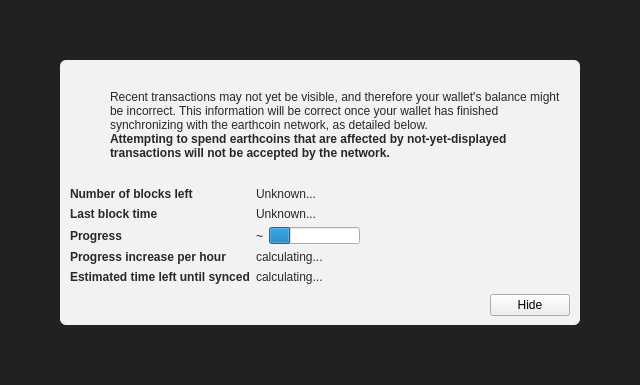
<?xml version="1.0" encoding="UTF-8"?>
<ui version="4.0">
 <class>ModalOverlay</class>
 <widget class="ModalOverlay" name="ModalOverlay">
  <property name="geometry">
   <rect>
    <x>0</x>
    <y>0</y>
    <width>640</width>
    <height>385</height>
   </rect>
  </property>
  <property name="windowTitle">
   <string>Form</string>
  </property>
  <layout class="QVBoxLayout" name="verticalLayout" stretch="0">
   <property name="sizeConstraint">
    <enum>QLayout::SetDefaultConstraint</enum>
   </property>
   <property name="leftMargin">
    <number>0</number>
   </property>
   <property name="topMargin">
    <number>0</number>
   </property>
   <property name="rightMargin">
    <number>0</number>
   </property>
   <property name="bottomMargin">
    <number>0</number>
   </property>
   <item>
    <widget class="QWidget" name="bgWidget" native="true">
     <property name="styleSheet">
      <string notr="true">#bgWidget { background: rgba(0,0,0,220); }</string>
     </property>
     <layout class="QVBoxLayout" name="verticalLayoutMain" stretch="1">
      <property name="leftMargin">
       <number>60</number>
      </property>
      <property name="topMargin">
       <number>60</number>
      </property>
      <property name="rightMargin">
       <number>60</number>
      </property>
      <property name="bottomMargin">
       <number>60</number>
      </property>
      <item>
       <widget class="QWidget" name="contentWidget" native="true">
        <property name="styleSheet">
         <string notr="true">#contentWidget { background: rgba(255,255,255,240); border-radius: 6px; }

QLabel { color: rgb(40,40,40);  }</string>
        </property>
        <layout class="QVBoxLayout" name="verticalLayoutSub" stretch="1,0,0,0">
         <property name="spacing">
          <number>0</number>
         </property>
         <property name="leftMargin">
          <number>10</number>
         </property>
         <property name="topMargin">
          <number>10</number>
         </property>
         <property name="rightMargin">
          <number>10</number>
         </property>
         <property name="bottomMargin">
          <number>10</number>
         </property>
         <item>
          <layout class="QHBoxLayout" name="horizontalLayoutIconText" stretch="0,1">
           <property name="topMargin">
            <number>20</number>
           </property>
           <item>
            <layout class="QVBoxLayout" name="verticalLayoutIcon">
             <property name="leftMargin">
              <number>0</number>
             </property>
             <item>
              <widget class="QPushButton" name="warningIcon">
               <property name="enabled">
                <bool>false</bool>
               </property>
               <property name="text">
                <string/>
               </property>
               <property name="icon">
                <iconset>
                 <normaloff>:/icons/warning</normaloff>
                 <disabledoff>:/icons/warning</disabledoff>:/icons/warning</iconset>
               </property>
               <property name="iconSize">
                <size>
                 <width>48</width>
                 <height>48</height>
                </size>
               </property>
               <property name="flat">
                <bool>true</bool>
               </property>
              </widget>
             </item>
             <item>
              <spacer name="verticalSpacerWarningIcon">
               <property name="orientation">
                <enum>Qt::Vertical</enum>
               </property>
               <property name="sizeHint" stdset="0">
                <size>
                 <width>20</width>
                 <height>40</height>
                </size>
               </property>
              </spacer>
             </item>
            </layout>
           </item>
           <item>
            <layout class="QVBoxLayout" name="verticalLayoutInfoText">
             <property name="leftMargin">
              <number>0</number>
             </property>
             <property name="topMargin">
              <number>0</number>
             </property>
             <item>
              <widget class="QLabel" name="infoText">
               <property name="text">
                <string>Recent transactions may not yet be visible, and therefore your wallet's balance might be incorrect. This information will be correct once your wallet has finished synchronizing with the earthcoin network, as detailed below.</string>
               </property>
               <property name="textFormat">
                <enum>Qt::RichText</enum>
               </property>
               <property name="wordWrap">
                <bool>true</bool>
               </property>
              </widget>
             </item>
             <item>
              <widget class="QLabel" name="infoTextStrong">
               <property name="font">
                <font>
                 <weight>75</weight>
                 <bold>true</bold>
                </font>
               </property>
               <property name="text">
                <string>Attempting to spend earthcoins that are affected by not-yet-displayed transactions will not be accepted by the network.</string>
               </property>
               <property name="textFormat">
                <enum>Qt::RichText</enum>
               </property>
               <property name="wordWrap">
                <bool>true</bool>
               </property>
              </widget>
             </item>
             <item>
              <spacer name="verticalSpacerInTextSpace">
               <property name="orientation">
                <enum>Qt::Vertical</enum>
               </property>
               <property name="sizeHint" stdset="0">
                <size>
                 <width>20</width>
                 <height>40</height>
                </size>
               </property>
              </spacer>
             </item>
            </layout>
           </item>
          </layout>
         </item>
         <item>
          <spacer name="verticalSpacerAfterText">
           <property name="orientation">
            <enum>Qt::Vertical</enum>
           </property>
           <property name="sizeHint" stdset="0">
            <size>
             <width>20</width>
             <height>40</height>
            </size>
           </property>
          </spacer>
         </item>
         <item>
          <layout class="QFormLayout" name="formLayout">
           <property name="fieldGrowthPolicy">
            <enum>QFormLayout::FieldsStayAtSizeHint</enum>
           </property>
           <property name="horizontalSpacing">
            <number>6</number>
           </property>
           <property name="verticalSpacing">
            <number>6</number>
           </property>
           <property name="topMargin">
            <number>10</number>
           </property>
           <item row="0" column="0">
            <widget class="QLabel" name="labelNumberOfBlocksLeft">
             <property name="font">
              <font>
               <weight>75</weight>
               <bold>true</bold>
              </font>
             </property>
             <property name="text">
              <string>Number of blocks left</string>
             </property>
            </widget>
           </item>
           <item row="0" column="1">
            <widget class="QLabel" name="numberOfBlocksLeft">
             <property name="text">
              <string>Unknown...</string>
             </property>
            </widget>
           </item>
           <item row="1" column="0">
            <widget class="QLabel" name="labelLastBlockTime">
             <property name="font">
              <font>
               <weight>75</weight>
               <bold>true</bold>
              </font>
             </property>
             <property name="text">
              <string>Last block time</string>
             </property>
            </widget>
           </item>
           <item row="1" column="1">
            <widget class="QLabel" name="newestBlockDate">
             <property name="sizePolicy">
              <sizepolicy hsizetype="Maximum" vsizetype="Preferred">
               <horstretch>0</horstretch>
               <verstretch>0</verstretch>
              </sizepolicy>
             </property>
             <property name="text">
              <string>Unknown...</string>
             </property>
            </widget>
           </item>
           <item row="2" column="0">
            <widget class="QLabel" name="labelSyncDone">
             <property name="font">
              <font>
               <weight>75</weight>
               <bold>true</bold>
              </font>
             </property>
             <property name="text">
              <string>Progress</string>
             </property>
            </widget>
           </item>
           <item row="2" column="1">
            <layout class="QHBoxLayout" name="horizontalLayoutSync" stretch="0,1">
             <item>
              <widget class="QLabel" name="percentageProgress">
               <property name="text">
                <string notr="true">~</string>
               </property>
              </widget>
             </item>
             <item>
              <widget class="QProgressBar" name="progressBar">
               <property name="value">
                <number>24</number>
               </property>
               <property name="format">
                <string/>
               </property>
              </widget>
             </item>
            </layout>
           </item>
           <item row="4" column="0">
            <widget class="QLabel" name="labelProgressIncrease">
             <property name="font">
              <font>
               <weight>75</weight>
               <bold>true</bold>
              </font>
             </property>
             <property name="text">
              <string>Progress increase per hour</string>
             </property>
            </widget>
           </item>
           <item row="4" column="1">
            <widget class="QLabel" name="progressIncreasePerH">
             <property name="text">
              <string>calculating...</string>
             </property>
            </widget>
           </item>
           <item row="5" column="0">
            <widget class="QLabel" name="labelEstimatedTimeLeft">
             <property name="font">
              <font>
               <weight>75</weight>
               <bold>true</bold>
              </font>
             </property>
             <property name="text">
              <string>Estimated time left until synced</string>
             </property>
            </widget>
           </item>
           <item row="5" column="1">
            <widget class="QLabel" name="expectedTimeLeft">
             <property name="text">
              <string>calculating...</string>
             </property>
            </widget>
           </item>
          </layout>
         </item>
         <item>
          <layout class="QHBoxLayout" name="horizontalLayoutButtons">
           <property name="leftMargin">
            <number>10</number>
           </property>
           <property name="topMargin">
            <number>10</number>
           </property>
           <item>
            <spacer name="horizontalSpacer">
             <property name="orientation">
              <enum>Qt::Horizontal</enum>
             </property>
             <property name="sizeHint" stdset="0">
              <size>
               <width>40</width>
               <height>20</height>
              </size>
             </property>
            </spacer>
           </item>
           <item>
            <widget class="QPushButton" name="closeButton">
             <property name="text">
              <string>Hide</string>
             </property>
            </widget>
           </item>
          </layout>
         </item>
        </layout>
       </widget>
      </item>
     </layout>
    </widget>
   </item>
  </layout>
 </widget>
 <customwidgets>
  <customwidget>
   <class>ModalOverlay</class>
   <extends>QWidget</extends>
   <header>modaloverlay.h</header>
   <container>1</container>
  </customwidget>
 </customwidgets>
 <resources/>
 <connections/>
</ui>
